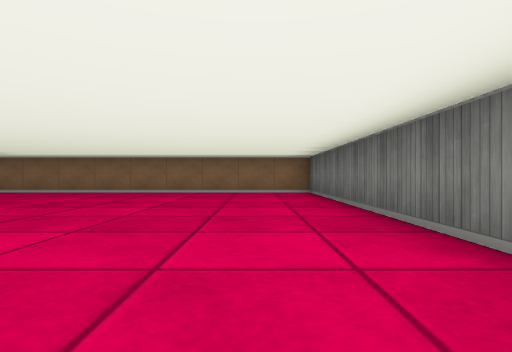
view 1 (above)

21 first-person views from a walk through a cub3D maze. The camera is about half as high as the walls, looks level and sees 80° across. The floor is counted in squares. Each view is taken from the middle of a square. On the plan, view 1 faces up. The plan holds only what a view shows up to about 9 squares ahead; the rest is blank.

view 2
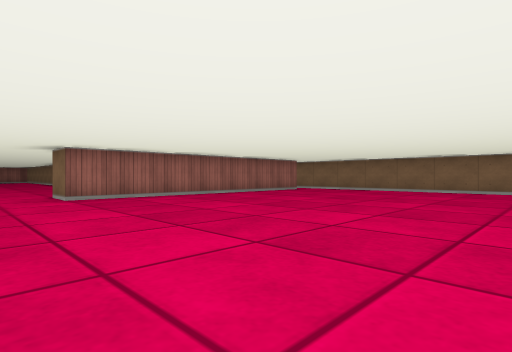

view 3
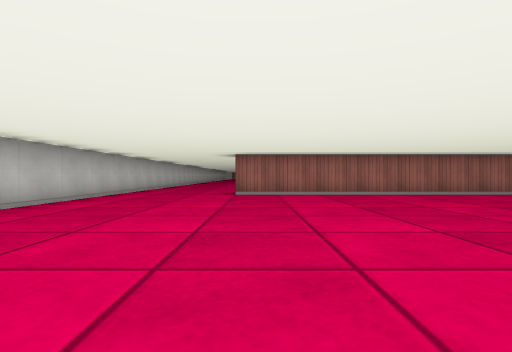

view 4
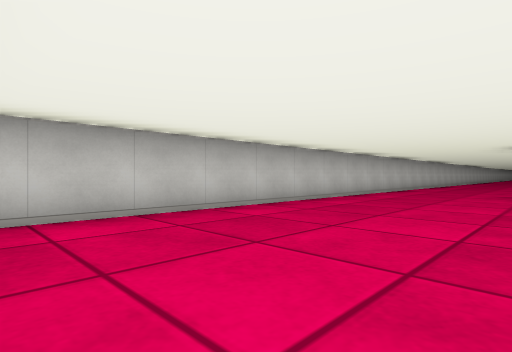

view 5
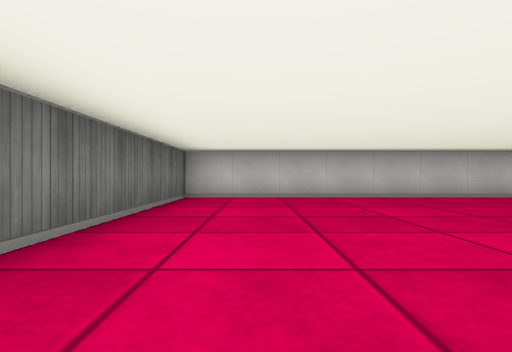

view 6
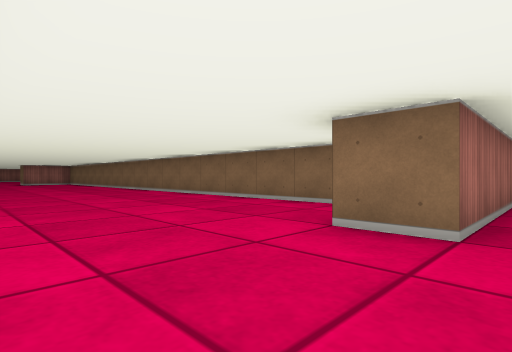

view 7
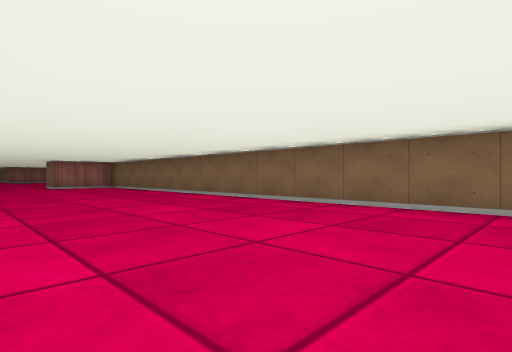

view 8
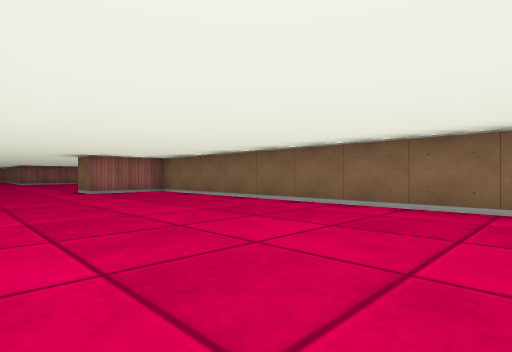

view 9
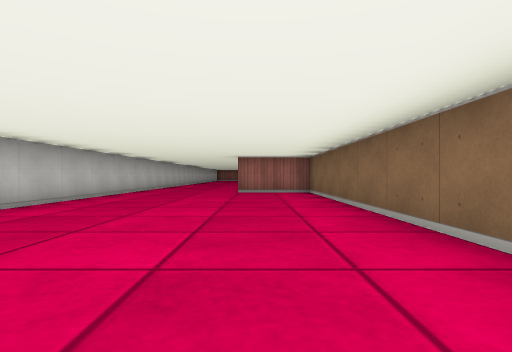

view 10
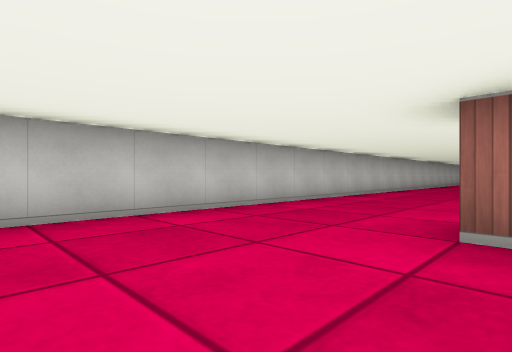

view 11
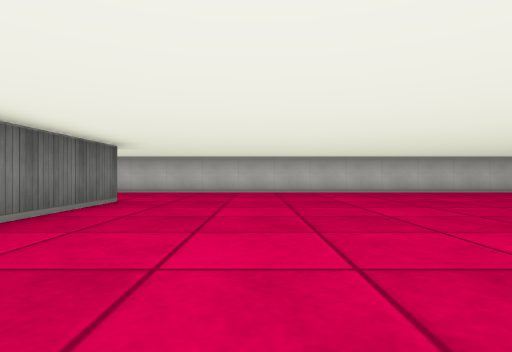

view 12
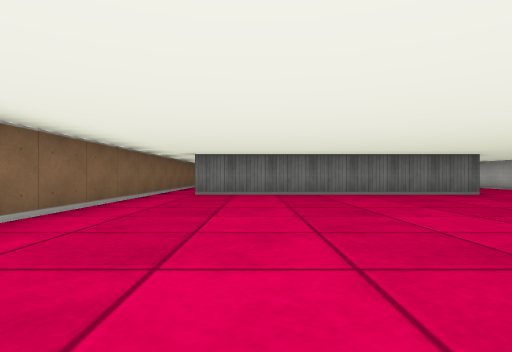

view 13
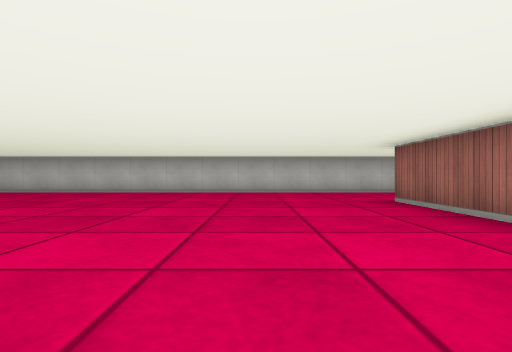

view 14
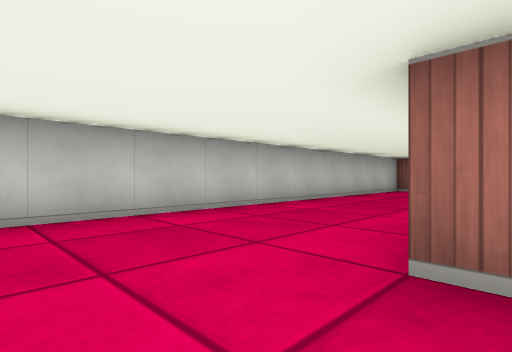

view 15
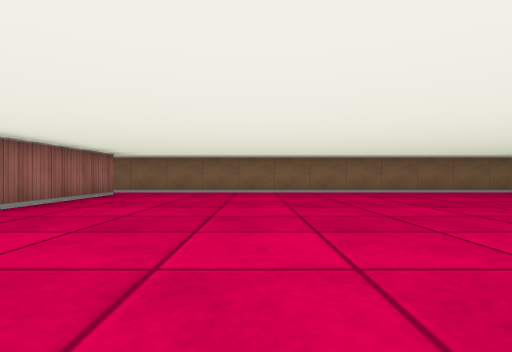

view 16
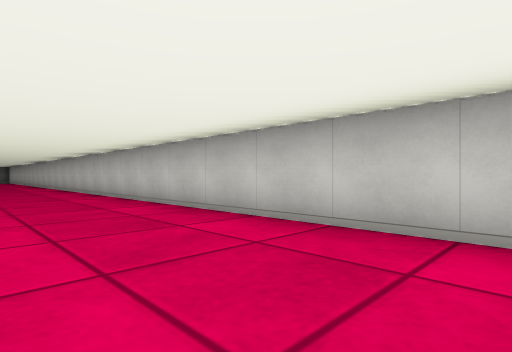

view 17
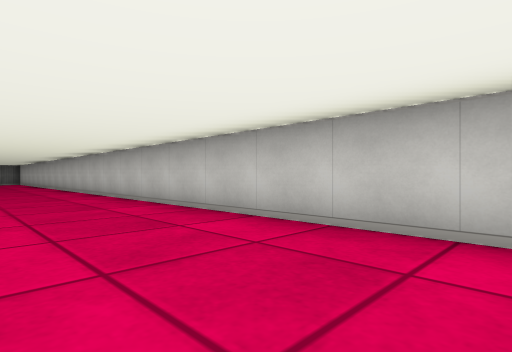

view 18
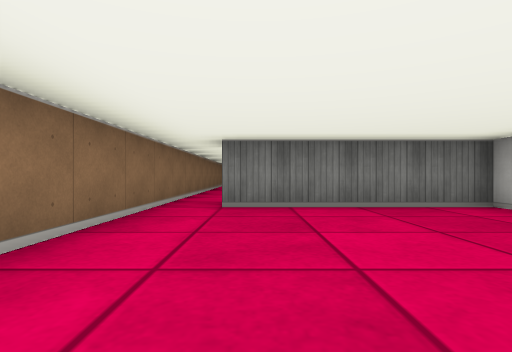

view 19
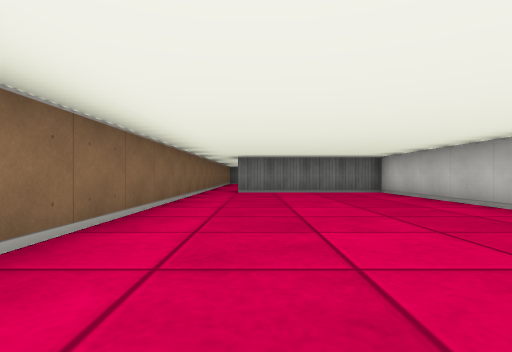

view 20
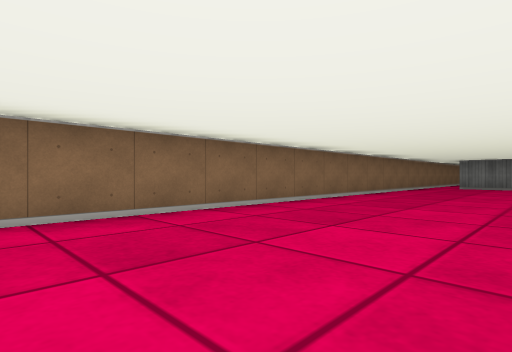

view 21
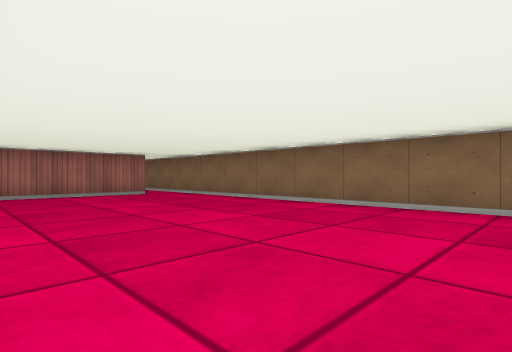

### Floor plan
Ten units are one square. View 1 is at (0, 0); x grows to the right and y downward. Boxes are objects, and circles mark ways between rooms. Rooms are numbered by the first view taken in them; rooms with no view inside come last. Other rooms are left out.
<svg viewBox="-437 -90 457 120">
<path fill="none" stroke="#000" d="M-65 -74 -65 -5M-65 25 15 25 15 -85 -65 -85M-255 -85 -360 -85M-355 -75 -355 -5M-86 -25 -245 -25 -245 -5 -255 -5 -255 -75M-432 25 -65 25M-65 -5 -75 -5M-119 -35 -75 -35 -75 -75M-245 -75 -245 -46M-65 -85 -255 -85"/>
<circle cx="-60" cy="10" r="3" fill="#2a7"/>
<circle cx="-70" cy="-80" r="3" fill="#2a7"/>
<circle cx="-250" cy="-80" r="3" fill="#2a7"/>
<text x="-30" y="-30">1</text>
<text x="-260" y="-10">2</text>
<text x="-160" y="-60">3</text>
</svg>
Room 1 opens to room 2. Room 1 opens to room 3. Room 2 opens to room 3.

Where each view was taken, in squares from view 1:
view 1: 0 up, 0 right, facing up
view 2: 1 down, 0 right, facing up-left
view 3: 1 up, 1 right, facing left
view 4: 1 up, 1 right, facing down-left
view 5: 4 up, 0 right, facing down
view 6: 2 down, 6 left, facing up-left
view 7: 2 down, 12 left, facing up-left
view 8: 2 down, 16 left, facing up-left
view 9: 1 up, 16 left, facing left
view 10: 1 up, 22 left, facing down-left
view 11: 6 up, 28 left, facing down
view 12: 6 up, 33 left, facing right
view 13: 6 up, 33 left, facing down
view 14: 1 up, 34 left, facing down-left
view 15: 0 up, 32 left, facing up
view 16: 0 up, 22 left, facing down-right
view 17: 0 up, 18 left, facing down-right
view 18: 7 up, 12 left, facing right
view 19: 7 up, 16 left, facing right
view 20: 5 up, 20 left, facing up-right
view 21: 4 up, 17 left, facing up-left
